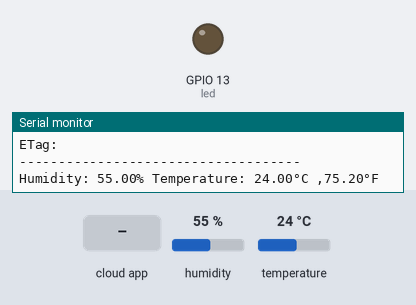
The sketch below on a simulated ESP32. Shown: output pins drawn as LEDs (lit = HIGH), the last lines printed to the serial monitor. The inputs (shaded band) are chosen by the test bench; at power-on: humidity 55 %, temperature 24 °C. WiFi joins after 1.5 s; servers stay silent unless stated; the Firebase database answers and starts empty.

Above: at 2.7 s.
2.8 s: the phone or cloud app sets led to 1
At 4.3 s:
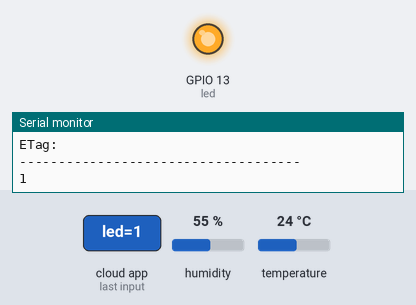
4.6 s: the phone or cloud app sets led to 0
At 5.5 s:
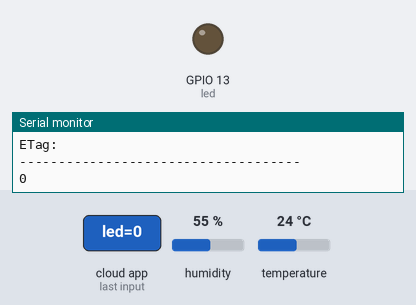
Timing chart, 0 to 7.6 s (numbered marks = the images above; inputs shaded):
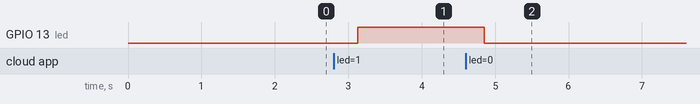

Measured:
- after the input at 2.8 s, GPIO 13 (led): LOW → HIGH after 0.33 s
- after the input at 4.6 s, GPIO 13 (led): HIGH → LOW after 0.25 s

The sketch:

firebase.ino
```cpp
#include <FirebaseESP32.h>
#include <WiFi.h>
#include <DHT.h> // Install DHT11 Library and Adafruit Unified Sensor Library

#define FIREBASE_HOST "https://iot2023-7781a-default-rtdb.asia-southeast1.firebasedatabase.app/"
#define FIREBASE_AUTH "bs71IlbiMJROiFvCc7si5QKNaptxruVGW1up3TEf"

#define WIFI_SSID "iPhone"
#define WIFI_PASSWORD "12345678"

#define DHTPIN 15 // Connect Data pin of DHT to D2
int led = 13; // Connect LED to D5

#define DHTTYPE DHT11
DHT dht(DHTPIN, DHTTYPE);
//Define FirebaseESP8266 data object
FirebaseData firebaseData;
FirebaseData ledData;
FirebaseJson json;

void setup()
{
Serial.begin(9600);

dht.begin();
pinMode(led,OUTPUT);

WiFi.begin(WIFI_SSID, WIFI_PASSWORD);
Serial.print("Connecting to Wi-Fi");
while (WiFi.status() != WL_CONNECTED)
{
Serial.print(".");
delay(300);
}
Serial.println();
Serial.print("Connected with IP: ");
Serial.println(WiFi.localIP());
Serial.println();

Firebase.begin(FIREBASE_HOST, FIREBASE_AUTH);
Firebase.reconnectWiFi(true);
}

void sensorUpdate(){
// Reading temperature or humidity takes about 250 milliseconds!
// Sensor readings may also be up to 2 seconds 'old' (its a very slow sensor)
float h = dht.readHumidity();
// Read temperature as Celsius (the default)
float t = dht.readTemperature();
// Read temperature as Fahrenheit (isFahrenheit 57 = true)
float f = dht.readTemperature(true);

// Check if any reads failed and exit early (to try again).
if (isnan(h) || isnan(t) || isnan(f)) {
Serial.println(F("Failed to read from DHT sensor!"));
return;
}

Serial.print(F("Humidity: "));
Serial.print(h);
Serial.print(F("% Temperature: "));
Serial.print(t);
Serial.print(F("°C ,"));
Serial.print(f);
Serial.println(F("°F "));

if (Firebase.setFloat(firebaseData, "/sensor/suhu", t))
{
Serial.println("PASSED");
Serial.println("PATH: " + firebaseData.dataPath());
Serial.println("TYPE: " + firebaseData.dataType());
Serial.println("ETag: " + firebaseData.ETag());
Serial.println("------------------------------------");
Serial.println();
}
else
{
Serial.println("FAILED");
Serial.println("REASON: " + firebaseData.errorReason());
Serial.println("------------------------------------");
Serial.println();
}

if (Firebase.setFloat(firebaseData, "/sensor/kelembapan", h))
{
Serial.println("PASSED");
Serial.println("PATH: " + firebaseData.dataPath());
Serial.println("TYPE: " + firebaseData.dataType());
Serial.println("ETag: " + firebaseData.ETag());
Serial.println("------------------------------------");
Serial.println();
}
else
{
Serial.println("FAILED");
Serial.println("REASON: " + firebaseData.errorReason());
Serial.println("------------------------------------");
Serial.println();
}
}
void loop() {
sensorUpdate();

if (Firebase.getString(ledData, "/led")){
Serial.println(ledData.stringData());
if (ledData.stringData() == "1") {
digitalWrite(led, HIGH);
}
else if (ledData.stringData() == "0"){
digitalWrite(led, LOW);
}
}
delay(100);
}
```
